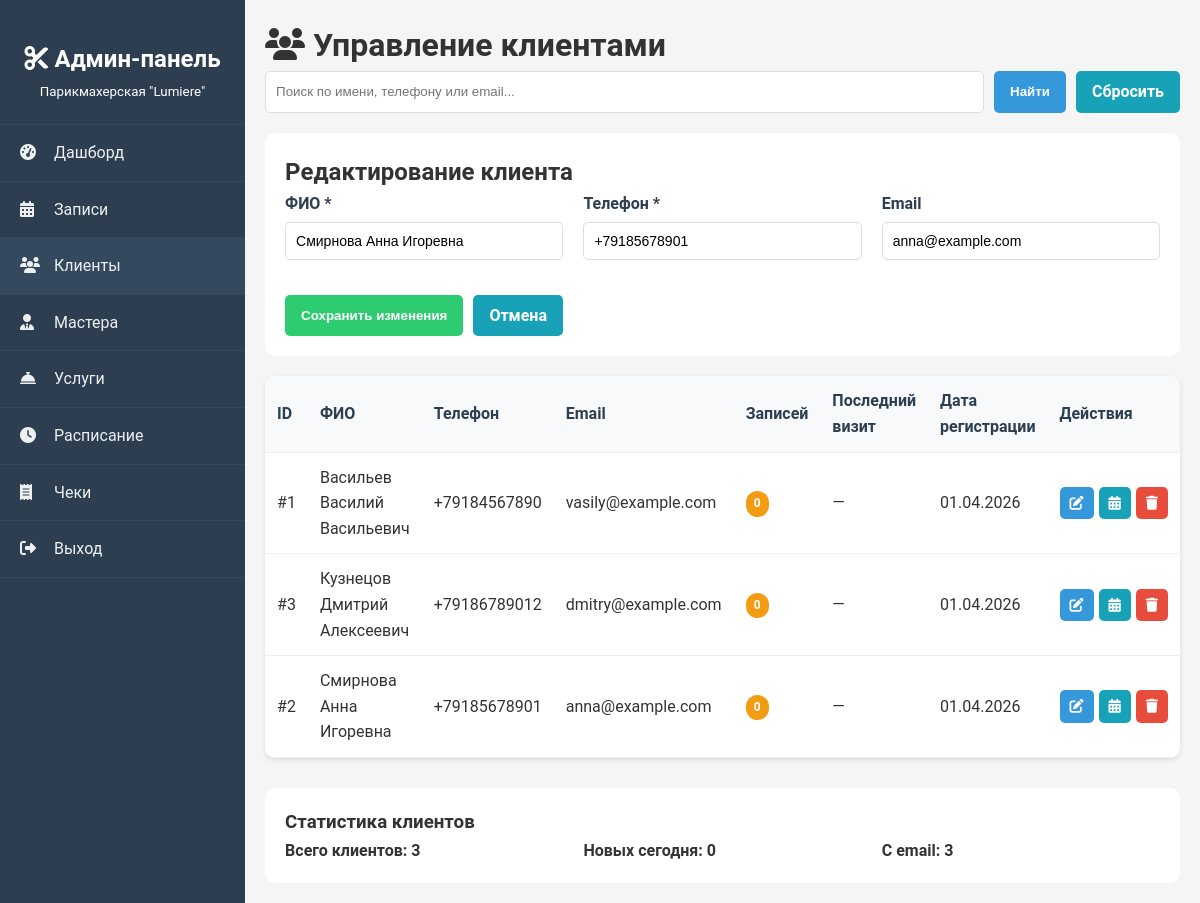
Screenshot of /admin/clients.php?edit=2 (signed in) with the database file from the repository.
### tables this page shows
CREATE TABLE IF NOT EXISTS clients (
    id INT PRIMARY KEY AUTO_INCREMENT,
    full_name VARCHAR(100) NOT NULL,
    phone VARCHAR(20) NOT NULL,
    email VARCHAR(100) UNIQUE,
    created_at TIMESTAMP DEFAULT CURRENT_TIMESTAMP,
    updated_at TIMESTAMP DEFAULT CURRENT_TIMESTAMP ON UPDATE CURRENT_TIMESTAMP,
    INDEX idx_phone (phone),
    INDEX idx_email (email)
);

### admin/clients.php (the view, shortened to what this page needs)
<?php
require_once '../config/database.php';
$search = $_GET['search'] ?? '';
$page = isset($_GET['page']) ? intval($_GET['page']) : 1;
$limit = 20;
$offset = ($page - 1) * $limit;
$where = "WHERE 1=1";
$params = [];
$stmt = $db->prepare("SELECT COUNT(*) as total FROM clients $where");
$stmt->execute($params);
$totalClients = $stmt->fetch()['total'];
$stmt = $db->prepare("
    SELECT
        c.*,
        COUNT(a.id) as total_appointments,
        MAX(a.appointment_date) as last_visit
    FROM clients c
    LEFT JOIN appointments a ON c.id = a.client_id
    $where
    GROUP BY c.id
    ORDER BY c.created_at DESC
    LIMIT $limit OFFSET $offset
");
$stmt->execute($params);
$clients = $stmt->fetchAll();
$editClient = null;
if (isset($_GET['edit'])) {
    $stmt = $db->prepare("SELECT * FROM clients WHERE id = ?");
    $stmt->execute([intval($_GET['edit'])]);
    $editClient = $stmt->fetch();
}
?>
<!DOCTYPE html>
<html lang="ru">
<head>
    <link rel="stylesheet" href="../assets/css/style.css">
    <link rel="stylesheet" href="https://cdnjs.cloudflare.com/ajax/libs/font-awesome/6.4.0/css/all.min.css">
</head>
<body>
    <div class="admin-container">
        <div class="admin-sidebar">
            <div class="admin-logo">
                <h2><i class="fas fa-cut"></i> Админ-панель</h2>
                <small>Парикмахерская "Lumiere"</small>
            </div>
            <ul class="admin-menu">
                <li><a href="dashboard.php"><i class="fas fa-tachometer-alt"></i> Дашборд</a></li>
                <li><a href="appointments.php"><i class="fas fa-calendar-alt"></i> Записи</a></li>
                <li><a href="clients.php" class="active"><i class="fas fa-users"></i> Клиенты</a></li>
                <li><a href="masters.php"><i class="fas fa-user-tie"></i> Мастера</a></li>
                <li><a href="services.php"><i class="fas fa-concierge-bell"></i> Услуги</a></li>
                <li><a href="schedule.php"><i class="fas fa-clock"></i> Расписание</a></li>
                <li><a href="receipts.php"><i class="fas fa-receipt"></i> Чеки</a></li>
                <li><a href="logout.php"><i class="fas fa-sign-out-alt"></i> Выход</a></li>
            </ul>
        </div>
        <div class="admin-content">
            <h1><i class="fas fa-users"></i> Управление клиентами</h1>
            <form method="GET" class="search-form">
                <input type="text" name="search" placeholder="Поиск по имени, телефону или email..."
                       value="<?php echo htmlspecialchars($search); ?>">
                <button type="submit" class="btn btn-primary">Найти</button>
                <a href="clients.php" class="btn btn-info">Сбросить</a>
            </form>
            <div style="background: white; padding: 20px; border-radius: 10px; margin-bottom: 20px;">
                <h2><?php echo $editClient ? 'Редактирование клиента' : 'Добавление нового клиента'; ?></h2>
                <form method="POST">
                    <div class="form-row">
                        <div class="form-group">
                            <label for="full_name">ФИО *</label>
                            <input type="text" id="full_name" name="full_name" required
                                   value="<?php echo $editClient ? htmlspecialchars($editClient['full_name']) : ''; ?>">
                        </div>
                        <div class="form-group">
                            <label for="phone">Телефон *</label>
                            <input type="tel" id="phone" name="phone" required
                                   value="<?php echo $editClient ? htmlspecialchars($editClient['phone']) : ''; ?>">
                        </div>
                        <div class="form-group">
                            <label for="email">Email</label>
                            <input type="email" id="email" name="email"
                                   value="<?php echo $editClient ? htmlspecialchars($editClient['email']) : ''; ?>">
                        </div>
                    </div>
                    <div class="form-actions">
                        <button type="submit" class="btn btn-success">
                            <?php echo $editClient ? 'Сохранить изменения' : 'Добавить клиента'; ?>
                        </button>
                        <?php if ($editClient): ?>
                            <a href="clients.php" class="btn btn-info">Отмена</a>
                        <?php endif; ?>
                    </div>
                </form>
            </div>
            <div class="table-responsive">
                <table>
                    <thead>
                        <tr>
                            <th>ID</th>
                            <th>ФИО</th>
                            <th>Телефон</th>
                            <th>Email</th>
                            <th>Записей</th>
                            <th>Последний визит</th>
                            <th>Дата регистрации</th>
                            <th>Действия</th>
                        </tr>
                    </thead>
                    <tbody>
                        <?php if (empty($clients)): ?>
                            <tr>
                                <td colspan="8" style="text-align: center;">Клиенты не найдены</td>
                            </tr>
                        <?php else: ?>
                            <?php foreach ($clients as $client): ?>
                            <tr>
                                <td>#<?php echo $client['id']; ?></td>
                                <td><?php echo htmlspecialchars($client['full_name']); ?></td>
                                <td><?php echo htmlspecialchars($client['phone']); ?></td>
                                <td><?php echo $client['email'] ? htmlspecialchars($client['email']) : '—'; ?></td>
                                <td>
                                    <?php if ($client['total_appointments'] > 0): ?>
                                        <span class="badge badge-success"><?php echo $client['total_appointments']; ?></span>
                                    <?php else: ?>
                                        <span class="badge badge-warning">0</span>
                                    <?php endif; ?>
                                </td>
                                <td>
                                    <?php echo $client['last_visit'] ? date('d.m.Y', strtotime($client['last_visit'])) : '—'; ?>
                                </td>
                                <td><?php echo date('d.m.Y', strtotime($client['created_at'])); ?></td>
                                <td>
                                    <div class="action-buttons">
                                        <a href="?edit=<?php echo $client['id']; ?>"
                                           class="btn btn-sm btn-primary" title="Редактировать">
                                            <i class="fas fa-edit"></i>
                                        </a>
                                        <a href="appointments.php?client_id=<?php echo $client['id']; ?>"
                                           class="btn btn-sm btn-info" title="Записи клиента">
                                            <i class="fas fa-calendar-alt"></i>
                                        </a>
                                        <a href="?delete=<?php echo $client['id']; ?>"
                                           class="btn btn-sm btn-danger"
                                           onclick="return confirm('Вы уверены, что хотите удалить клиента?')"
                                           title="Удалить">
                                            <i class="fas fa-trash"></i>
                                        </a>
                                    </div>
                                </td>
                            </tr>
                            <?php endforeach; ?>
                        <?php endif; ?>
                    </tbody>
                </table>
            </div>
            <div style="margin-top: 30px; background: white; padding: 20px; border-radius: 10px;">
                <h3>Статистика клиентов</h3>
                <div style="display: grid; grid-template-columns: repeat(auto-fit, minmax(200px, 1fr)); gap: 20px;">
                    <div>
                        <h4>Всего клиентов: <?php echo $totalClients; ?></h4>
                    </div>
                    <div>
                        <h4>Новых сегодня:
                            <?php
                            $stmt = $db->query("SELECT COUNT(*) as count FROM clients WHERE DATE(created_at) = CURDATE()");
                            echo $stmt->fetch()['count'];
                            ?>
                        </h4>
                    </div>
                    <div>
                        <h4>С email:
                            <?php
                            $stmt = $db->query("SELECT COUNT(*) as count FROM clients WHERE email IS NOT NULL");
                            echo $stmt->fetch()['count'];
                            ?>
                        </h4>
                    </div>
                </div>
            </div>
        </div>
    </div>
</body>
</html>

### assets/css/style.css (style rules this page uses)
:root { --primary-color: #d4af37; --secondary-color: #2c3e50; --accent-color: #e74c3c; --text-color: #333; --light-gray: #f5f5f5; --dark-gray: #666; --box-shadow: 0 5px 15px rgba(0,0,0,0.1); --transition: all 0.3s ease; }
* { margin: 0; padding: 0; box-sizing: border-box; }
body { font-family: 'Roboto', sans-serif; color: var(--text-color); line-height: 1.6; overflow-x: hidden; }
.btn { display: inline-block; padding: 10px 20px; border-radius: 5px; text-decoration: none; font-weight: bold; transition: var(--transition); border: none; cursor: pointer; text-align: center; }
.btn-primary { background-color: var(--primary-color); color: white; }
.form-group { margin-bottom: 20px; text-align: left; }
.form-group label { display: block; margin-bottom: 8px; font-weight: 500; }

### admin/clients.php (style rules this page uses)
.admin-container { display: flex; min-height: 100vh; }
.admin-sidebar { width: 250px; background: #2c3e50; color: white; padding: 20px 0; }
.admin-content { flex: 1; padding: 20px; background: #f5f5f5; }
.admin-logo { text-align: center; padding: 20px; border-bottom: 1px solid #34495e; }
.admin-menu { list-style: none; padding: 0; }
.admin-menu li { border-bottom: 1px solid #34495e; }
.admin-menu a { display: block; padding: 15px 20px; color: #ecf0f1; text-decoration: none; transition: background 0.3s; }
.admin-menu a:hover, .admin-menu a.active { background: #34495e; }
.admin-menu i { width: 20px; margin-right: 10px; }
.table-responsive { overflow-x: auto; background: white; border-radius: 10px; box-shadow: 0 2px 5px rgba(0,0,0,0.1); }
table { width: 100%; border-collapse: collapse; }
table th, table td { padding: 12px; text-align: left; border-bottom: 1px solid #eee; }
table th { background: #f8f9fa; font-weight: 600; color: #2c3e50; }
.btn { padding: 8px 16px; border-radius: 5px; text-decoration: none; font-weight: 600; cursor: pointer; border: none; transition: all 0.3s; }
.btn-sm { padding: 5px 10px; font-size: 14px; }
.btn-primary { background: #3498db; color: white; }
.btn-success { background: #2ecc71; color: white; }
.btn-danger { background: #e74c3c; color: white; }
.btn-info { background: #17a2b8; color: white; }
.form-row { display: grid; grid-template-columns: repeat(auto-fit, minmax(200px, 1fr)); gap: 20px; margin-bottom: 20px; }
.form-group { margin-bottom: 15px; }
.form-group label { display: block; margin-bottom: 5px; font-weight: 600; color: #2c3e50; }
.form-group input, .form-group select, .form-group textarea { width: 100%; padding: 10px; border: 1px solid #ddd; border-radius: 5px; font-size: 14px; }
.form-actions { display: flex; gap: 10px; margin-top: 20px; }
.search-form { margin-bottom: 20px; display: flex; gap: 10px; }
.search-form input { flex: 1; padding: 10px; border: 1px solid #ddd; border-radius: 5px; }
.badge { display: inline-block; padding: 3px 8px; border-radius: 20px; font-size: 12px; font-weight: 600; }
.badge-warning { background: #f39c12; color: white; }
.action-buttons { display: flex; gap: 5px; }

### rows the page displays
clients: full_name "Смирнова Анна Игоревна", phone "+79185678901", email "anna@example.com", id "2", created_at "01.04.2026"
clients: id "1", full_name "Васильев Василий Васильевич", phone "+79184567890", email "vasily@example.com", created_at "01.04.2026"
clients: id "3", full_name "Кузнецов Дмитрий Алексеевич", phone "+79186789012", email "dmitry@example.com", created_at "01.04.2026"

### other values shown
$totalClients "3"
$stmt->fetch()['count'] "0"
$stmt->fetch()['count'] "3"
